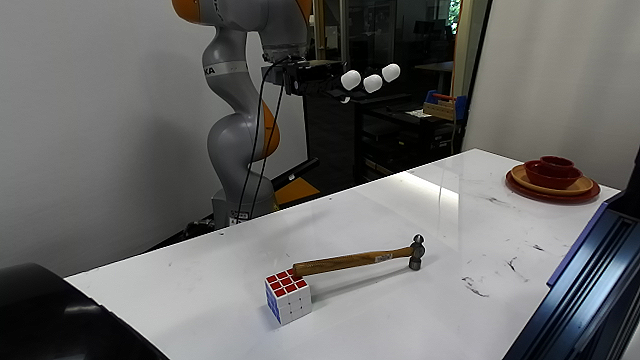
#> input picture tyler_scratch/hammer.png, 640 x 360 px
$ python DEBUG_gemini_er.py
#> lines starting #> are read from the running program, lines starting #| are printed output that depends on the picture
import matplotlib.pyplot as plt
import matplotlib.patches as patches
from PIL import Image

# --- Data Definition (based on previous responses) ---

# 1. Bounding Box Data: [ymin, xmin, ymax, xmax] format
bounding_boxes = [
    {"box": [753, 413, 903, 485], "label": "Rubik's Cube"},
    {"box": [435, 788, 564, 939], "label": "Plates/Bowls"},
    {"box": [648, 452, 775, 663], "label": "Hammer"},
    {"box": [0, 0, 751, 627], "label": "Robotic arm"},
    {"box": [182, 530, 258, 627], "label": "Gripper/End effector"}
]

# 2. Sparse Keypoints Trajectory Data: [y, x] format
# Hammer Head Trajectory (Sparse)
head_trajectory_sparse = [
    [703, 650],  # Start Position (Resting on Cube)
    [500, 550],  # Pre-strike Position (Lifted)
    [650, 480],  # Mid-swing Position (Downward Arc)
    [750, 420],  # Impact Position (Striking)
    [800, 400]   # Follow-through Position (Post-impact)
]

# Hammer Handle Trajectory (Sparse)
handle_trajectory_sparse = [
    [735, 506],  # Start Position (Resting on Cube)
    [532, 406],  # Pre-strike Position (Lifted)
    [682, 336],  # Mid-swing Position (Downward Arc)
    [782, 276],  # Impact Position (Striking)
    [832, 256]   # Follow-through Position (Post-impact)
]

# 3. Dense Keypoints Trajectory Data: [y, x] format
# Hammer Head Trajectory (Dense)
head_trajectory_dense = [
    [703, 650], [652, 625], [602, 600], [551, 575], [500, 550],
    [538, 533], [575, 515], [613, 498], [650, 480], [675, 465],
    [700, 450], [725, 435], [750, 420], [767, 413], [783, 407],
    [800, 400]
]

# Hammer Handle Trajectory (Dense)
handle_trajectory_dense = [
    [735, 506], [684, 481], [634, 456], [583, 431], [532, 406],
    [570, 389], [607, 371], [645, 354], [682, 336], [707, 321],
    [732, 306], [757, 291], [782, 276], [799, 269], [815, 263],
    [832, 256]
]

# --- Visualization Functions ---

def load_image(image_path="hammer.png"):
    """Loads the original image."""
#> called with image_path = 'hammer.png'
    try:
        img = Image.open(image_path)
#> img is the input picture: PIL image 640x360 RGB; mean R, G, B 103.7, 103.3, 102.2
    except FileNotFoundError:
        print(f"Error: Image file not found at '{image_path}'. Please replace '{image_path}' with the correct path to your image.")
        return None
    return img

def visualize_bounding_boxes(img, boxes):
    """Draws bounding boxes on the image."""
    fig, ax = plt.subplots(1, figsize=(10, 8))
    ax.imshow(img)

    for box_data in boxes:
        ymin, xmin, ymax, xmax = box_data['box']
        label = box_data['label']

        # Create a rectangle patch [ymin, xmin, ymax, xmax] -> (xmin, ymin, width, height)
        width = xmax - xmin
        height = ymax - ymin
        rect = patches.Rectangle((xmin, ymin), width, height, linewidth=2, edgecolor='g', facecolor='none')

        # Add the patch to the axes
        ax.add_patch(rect)

        # Add text label
        ax.text(xmin, ymin - 10, label, color='g', fontsize=12, backgroundcolor='k')

    ax.set_title("1. Bounding Boxes on Objects")
    ax.axis('off')

def visualize_sparse_trajectory(img, head_traj, handle_traj):
    """Draws sparse keypoints and connections on the image."""
    fig, ax = plt.subplots(1, figsize=(10, 8))
    ax.imshow(img)

    # Convert [y, x] format to (x, y) for Matplotlib plotting
    head_x = [p[1] for p in head_traj]
    head_y = [p[0] for p in head_traj]
    handle_x = [p[1] for p in handle_traj]
    handle_y = [p[0] for p in handle_traj]

    # Plot hammer head path (blue line, blue dots)
    ax.plot(head_x, head_y, color='blue', linestyle='--', marker='o', markersize=8, label='Hammer Head Path')
    # Plot hammer handle path (red line, red dots)
    ax.plot(handle_x, handle_y, color='red', linestyle='--', marker='o', markersize=8, label='Hammer Handle Path')

    # Add labels for key points
    ax.text(head_x[0], head_y[0] - 10, "Start", color='blue', fontsize=12, backgroundcolor='w')
    ax.text(head_x[4], head_y[4] + 20, "End/Follow-through", color='blue', fontsize=12, backgroundcolor='w')
    ax.text(head_x[3] - 50, head_y[3] + 20, "Impact", color='blue', fontsize=12, backgroundcolor='w')

    ax.set_title("2. Sparse Keypoints Trajectory")
    ax.axis('off')

def visualize_dense_trajectory(img, head_traj, handle_traj):
    """Draws dense trajectory path on the image."""
    fig, ax = plt.subplots(1, figsize=(10, 8))
    ax.imshow(img)

    # Convert [y, x] format to (x, y) for Matplotlib plotting
    head_x = [p[1] for p in head_traj]
    head_y = [p[0] for p in head_traj]
    handle_x = [p[1] for p in handle_traj]
    handle_y = [p[0] for p in handle_traj]

    # Plot dense path for hammer head (blue line)
    ax.plot(head_x, head_y, color='blue', linewidth=3, label='Hammer Head Path')
    # Plot dense path for hammer handle (red line)
    ax.plot(handle_x, handle_y, color='red', linewidth=3, label='Hammer Handle Path')

    ax.set_title("3. Dense Trajectory Path")
    ax.axis('off')

# --- Main Execution ---
if __name__ == "__main__":
    # Load image (ensure 'original_image.png' is in the same directory or provide full path)
    img = load_image()
    if img:
        # 1. Visualize Bounding Boxes
        visualize_bounding_boxes(img, bounding_boxes)

        # 2. Visualize Sparse Trajectory Keypoints
        visualize_sparse_trajectory(img, head_trajectory_sparse, handle_trajectory_sparse)

        # 3. Visualize Dense Trajectory Path
        visualize_dense_trajectory(img, head_trajectory_dense, handle_trajectory_dense)

        plt.show()
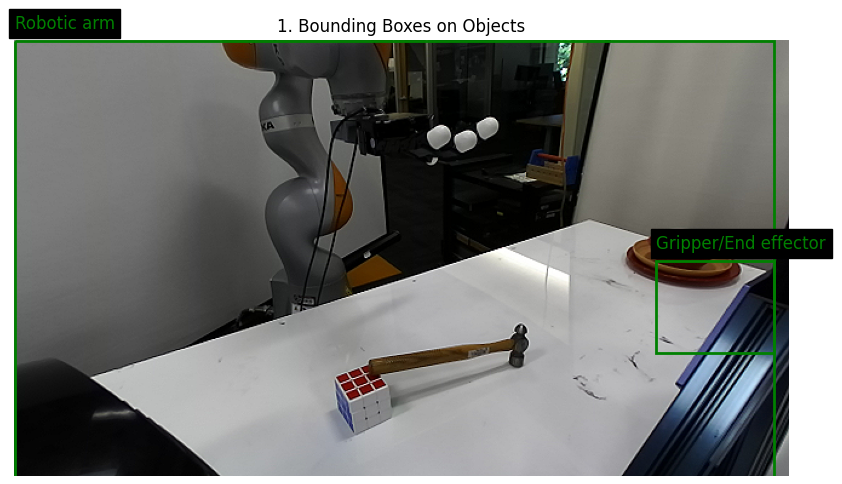
#> figure drawn by matplotlib, 1 panel
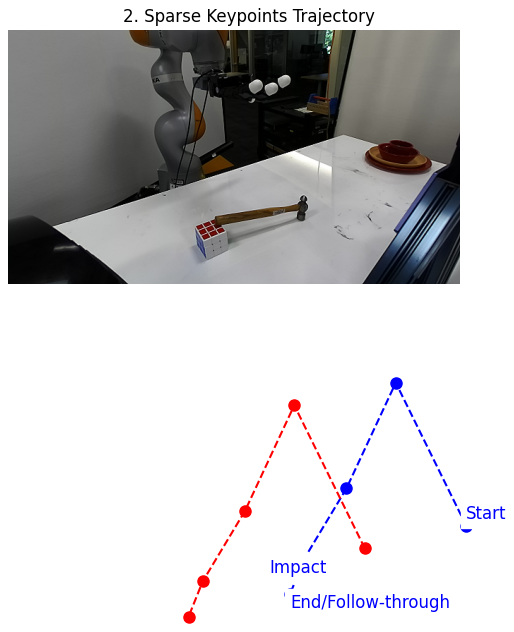
#> figure drawn by matplotlib, 1 panel
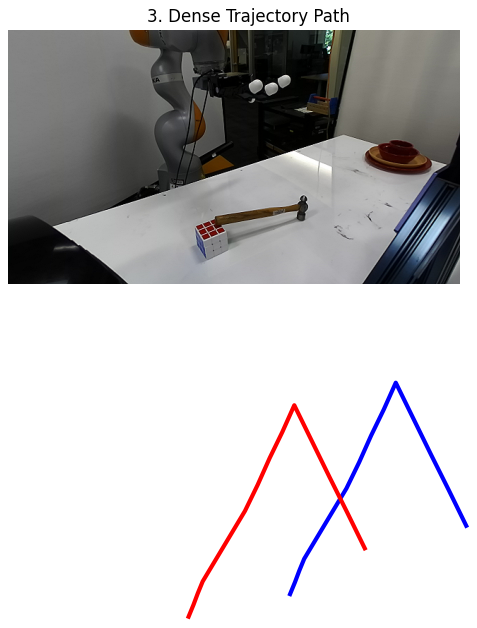
#> figure drawn by matplotlib, 1 panel
